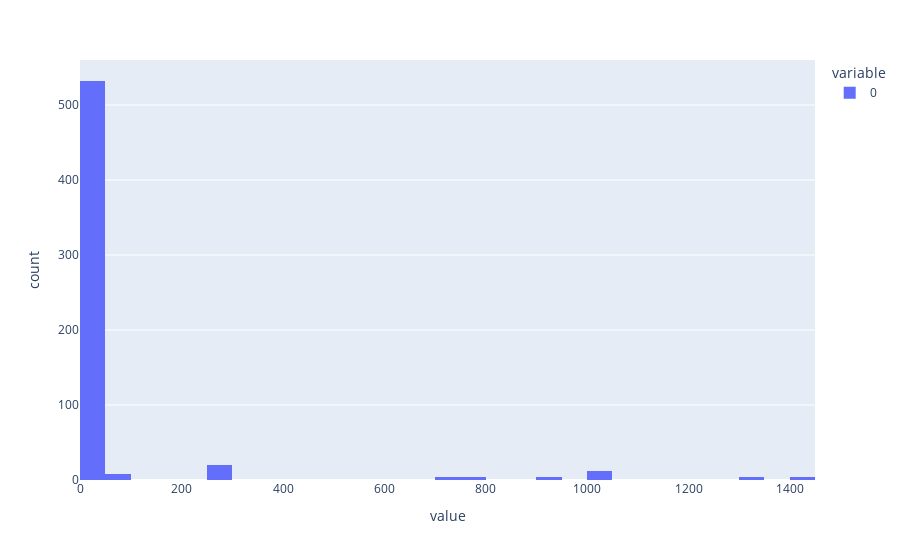

Notebook code for this chart:
### Code cell
# Import dataset
df = pd.read_csv('uci-secom.csv') 
# print("Dataframe shape:", df.shape)
# print(df.head())

# Identify missing values and remove them
missing_values = df.isnull()
# sns.heatmap(data = missing_values, yticklabels=False, cbar=False, cmap='viridis') # Visualize missing values
# df.dropna(axis=1, inplace=True) # Remove columns (axis=1) containing null values

na_count = df.isna().sum()
px.histogram(data_frame=na_count)

### Figure 1 — Plotly figure (JSON) as saved in the notebook; plotly's stock layout.template omitted (floating-point values rounded to 4 significant figures; data arrays with more than 128 entries replaced by an {"elided": "..."} marker saying what was removed)
{"data": [{"alignmentgroup": "True", "bingroup": "x", "hovertemplate": "variable=0<br>value=%{x}<br>count=%{y}<extra></extra>", "legendgroup": "0", "marker": {"color": "#636efa", "pattern": {"shape": ""}}, "name": "0", "offsetgroup": "0", "orientation": "v", "showlegend": true, "type": "histogram", "x": {"elided": "592 int values"}, "xaxis": "x", "yaxis": "y"}], "layout": {"barmode": "relative", "legend": {"title": {"text": "variable"}, "tracegroupgap": 0}, "margin": {"t": 60}, "xaxis": {"anchor": "y", "domain": [0, 1], "title": {"text": "value"}}, "yaxis": {"anchor": "x", "domain": [0, 1], "title": {"text": "count"}}}}
